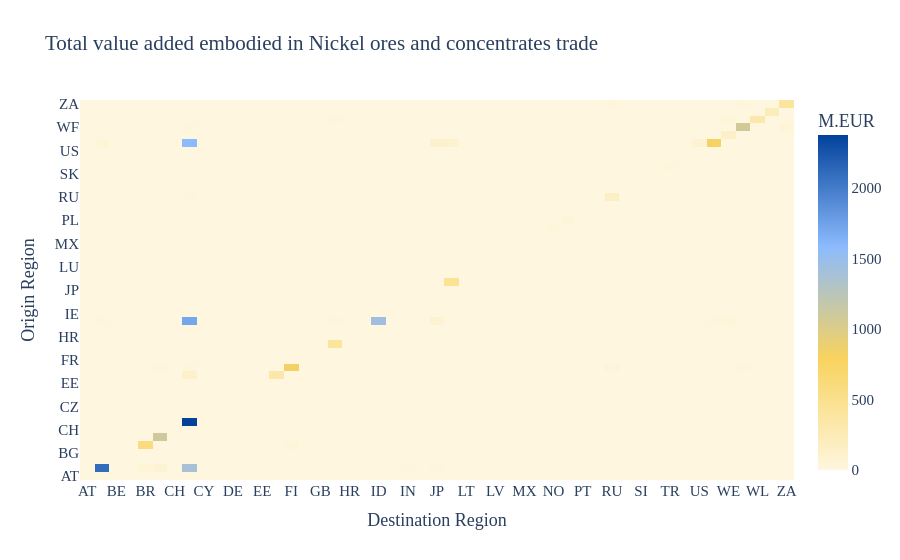

Write notebook code for a chart like this one.
### Code cell
all_value_added_content = db.calc_trades_content(
    indicator="total value added",
    item=SECTOR,
    scenario="2013",
    method="total",
    show_plot=True,
    auto_open=False,
    path=False,
    title=f"Total value added embodied in {SECTOR} trade",
)
all_value_added_content.head(10)

### Figure 1 — Plotly figure (JSON) as saved in the notebook; plotly's stock layout.template omitted (floating-point values rounded to 4 significant figures; data arrays with more than 128 entries replaced by an {"elided": "..."} marker saying what was removed)
{"data": [{"coloraxis": "coloraxis", "histfunc": "sum", "hovertemplate": "Destination Region=%{x}<br>Origin Region=%{y}<br>sum of Value=%{z}<extra></extra>", "name": "", "type": "histogram2d", "x": {"elided": "2401 str values"}, "xaxis": "x", "xbingroup": "x", "y": {"elided": "2401 str values"}, "yaxis": "y", "ybingroup": "y", "z": {"elided": "2401 float values"}}], "layout": {"coloraxis": {"colorbar": {"title": {"text": "M.EUR"}}, "colorscale": [[0, "#FEF6DF"], [0.3333, "#F8D35E"], [0.6667, "#8CBBFD"], [1, "#02429B"]]}, "font": {"family": "Verdana", "size": 15}, "legend": {"tracegroupgap": 0}, "title": {"text": "Total value added embodied in Nickel ores and concentrates trade"}, "xaxis": {"anchor": "y", "domain": [0, 1], "title": {"text": "Destination Region"}}, "yaxis": {"anchor": "x", "domain": [0, 1], "title": {"text": "Origin Region"}}}}
